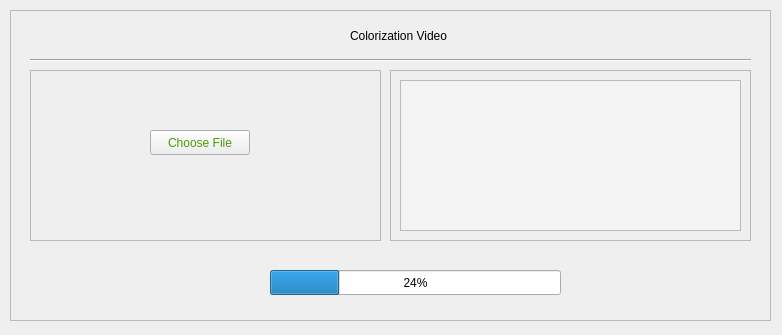
<?xml version="1.0" encoding="UTF-8"?>
<ui version="4.0">
 <class>Form</class>
 <widget class="QWidget" name="Form">
  <property name="geometry">
   <rect>
    <x>0</x>
    <y>0</y>
    <width>782</width>
    <height>335</height>
   </rect>
  </property>
  <property name="windowTitle">
   <string>Form</string>
  </property>
  <widget class="QFrame" name="frame">
   <property name="geometry">
    <rect>
     <x>10</x>
     <y>10</y>
     <width>761</width>
     <height>311</height>
    </rect>
   </property>
   <property name="frameShape">
    <enum>QFrame::StyledPanel</enum>
   </property>
   <property name="frameShadow">
    <enum>QFrame::Raised</enum>
   </property>
   <widget class="Line" name="line">
    <property name="geometry">
     <rect>
      <x>20</x>
      <y>40</y>
      <width>721</width>
      <height>20</height>
     </rect>
    </property>
    <property name="orientation">
     <enum>Qt::Horizontal</enum>
    </property>
   </widget>
   <widget class="QFrame" name="frame_3">
    <property name="geometry">
     <rect>
      <x>20</x>
      <y>60</y>
      <width>351</width>
      <height>171</height>
     </rect>
    </property>
    <property name="frameShape">
     <enum>QFrame::StyledPanel</enum>
    </property>
    <property name="frameShadow">
     <enum>QFrame::Raised</enum>
    </property>
    <widget class="QPushButton" name="pushButton">
     <property name="geometry">
      <rect>
       <x>120</x>
       <y>60</y>
       <width>100</width>
       <height>25</height>
      </rect>
     </property>
     <property name="styleSheet">
      <string notr="true">color: rgb(78, 154, 6);</string>
     </property>
     <property name="text">
      <string>Choose File</string>
     </property>
    </widget>
   </widget>
   <widget class="QFrame" name="frame_4">
    <property name="geometry">
     <rect>
      <x>380</x>
      <y>60</y>
      <width>361</width>
      <height>171</height>
     </rect>
    </property>
    <property name="frameShape">
     <enum>QFrame::StyledPanel</enum>
    </property>
    <property name="frameShadow">
     <enum>QFrame::Raised</enum>
    </property>
    <widget class="QListWidget" name="listWidget">
     <property name="geometry">
      <rect>
       <x>10</x>
       <y>10</y>
       <width>341</width>
       <height>151</height>
      </rect>
     </property>
     <property name="styleSheet">
      <string notr="true">color: rgb(0, 0, 0);
background-color: rgb(243, 243, 243);</string>
     </property>
    </widget>
   </widget>
   <widget class="QProgressBar" name="progressBar">
    <property name="geometry">
     <rect>
      <x>260</x>
      <y>260</y>
      <width>291</width>
      <height>25</height>
     </rect>
    </property>
    <property name="styleSheet">
     <string notr="true">color: rgb(0, 0, 0);</string>
    </property>
    <property name="value">
     <number>24</number>
    </property>
   </widget>
   <widget class="QLabel" name="label">
    <property name="geometry">
     <rect>
      <x>340</x>
      <y>10</y>
      <width>131</width>
      <height>31</height>
     </rect>
    </property>
    <property name="text">
     <string>Colorization Video</string>
    </property>
   </widget>
  </widget>
 </widget>
 <resources/>
 <connections/>
</ui>
